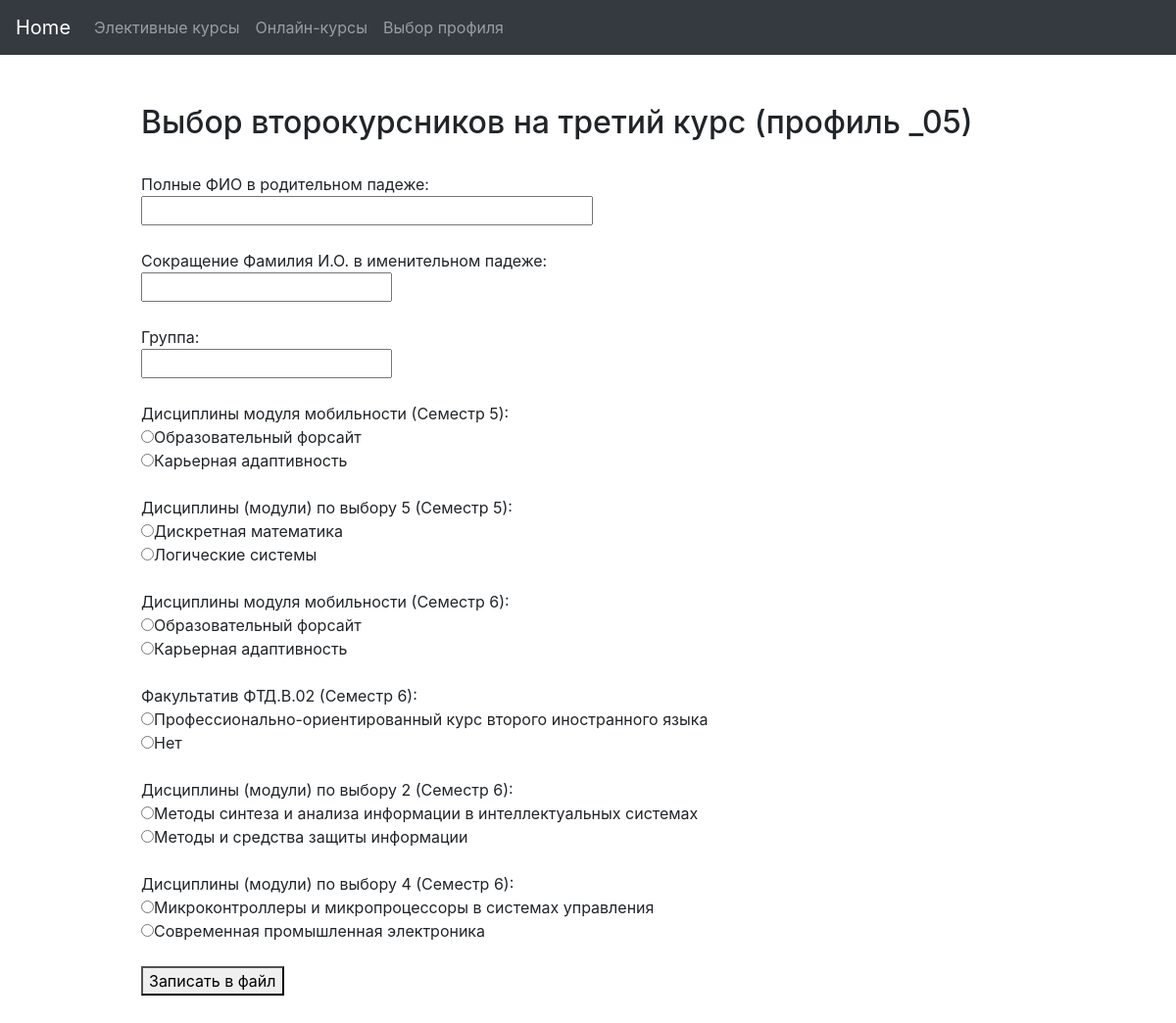
The page /Applications/305 on the database its author committed.
### Home/models.py (models this page shows, shortened)
class A305(models.Model):
	name = models.TextField()
	val = models.TextField()

### Home/views.py (the view)
# urls.py: path('Applications/305', views.Ap305.as_view(), name='A305_url'),
class Ap305(View):
	def get(self, request):
		form = McForm()
		s1 = A305.objects.all()[:2]
		s2 = A305.objects.all()[2:4]
		s3 = A305.objects.all()[4:6]
		s4 = A305.objects.all()[6:8]
		s5 = A305.objects.all()[8:10]
		return render(request, 'Home/3-05.html', context={'form': form,
														 's1': s1,
														 's2': s2,
														 's3': s3,
														 's4': s4,
														 's5': s5})

### Home/forms.py
class McForm(forms.Form):
	FIO = forms.CharField(
		max_length = 200,
		label="Полные ФИО в родительном падеже",
		widget=forms.TextInput(attrs={'size': '40'})
	)
	FIO2 = forms.CharField(
		max_length = 200,
		label = "Сокращенные Фамилия И.О. в именительном падеже"
	)
	group = forms.CharField(
		max_length = 200,
		label = "Введите номер группы"
	)

### Home/templates/Home/3-05.html (shortened to what this page needs)
{% extends 'base_.html' %}
		{% block content %}
			<form action="file305" method="post">
			<h2>Выбор второкурсников на третий курс (профиль _05)</h2><br>
			Полные ФИО в родительном падеже:<br>{{ form.FIO }}<br><br>
			Сокращение Фамилия И.О. в именительном падеже:<br>{{ form.FIO2 }}<br><br>
			Группа:<br>{{ form.group }}<br><br>
			Дисциплины модуля мобильности (Семестр 5):<br>
			{% for s in s1 %}
			<input type="radio" name="sem51" value="{{s.val}}" required>{{s.name}}<br>
			{% endfor %}<br>
			Дисциплины (модули) по выбору 5 (Семестр 5):<br>
			{% for s in s2 %}
			<input type="radio" name="sem52" value="{{s.val}}" required>{{s.name}}<br>
			{% endfor %}<br>
			Дисциплины модуля мобильности (Семестр 6):<br>
			{% for s in s1 %}
			<input type="radio" name="sem61" value="{{s.val}}" required>{{s.name}}<br>
			{% endfor %}<br>
			Факультатив ФТД.В.02 (Семестр 6):<br>
			{% for s in s3 %}
			<input type="radio" name="sem62" value="{{s.val}}" required>{{s.name}}<br>
			{% endfor %}<br>
			Дисциплины (модули) по выбору 2 (Семестр 6):<br>
			{% for s in s4 %}
			<input type="radio" name="sem63" value="{{s.val}}" required>{{s.name}}<br>
			{% endfor %}<br>
			Дисциплины (модули) по выбору 4 (Семестр 6):<br>
			{% for s in s5 %}
			<input type="radio" name="sem64" value="{{s.val}}" required>{{s.name}}<br>
			{% endfor %}<br>
			<button type="submit">Записать в файл</button>
			</form>
		{% endblock %}

### rows shown on the page
A305: name "Образовательный форсайт"
A305: name "Карьерная адаптивность"
A305: name "Дискретная математика"
A305: name "Логические системы"
A305: name "Профессионально-ориентированный курс второго иностранного языка"
A305: name "Нет"
A305: name "Методы синтеза и анализа информации в интеллектуальных системах"
A305: name "Методы и средства защиты информации"
A305: name "Микроконтроллеры и микропроцессоры в системах управления"
A305: name "Современная промышленная электроника"
